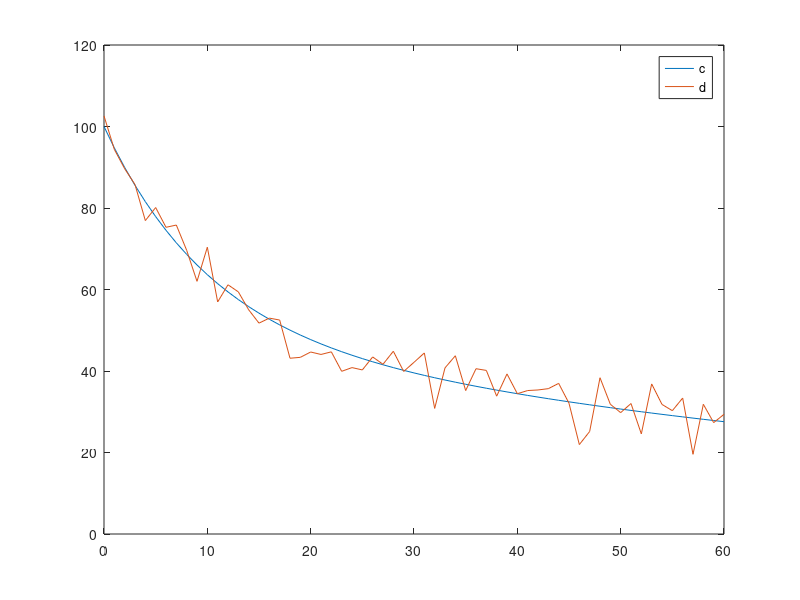
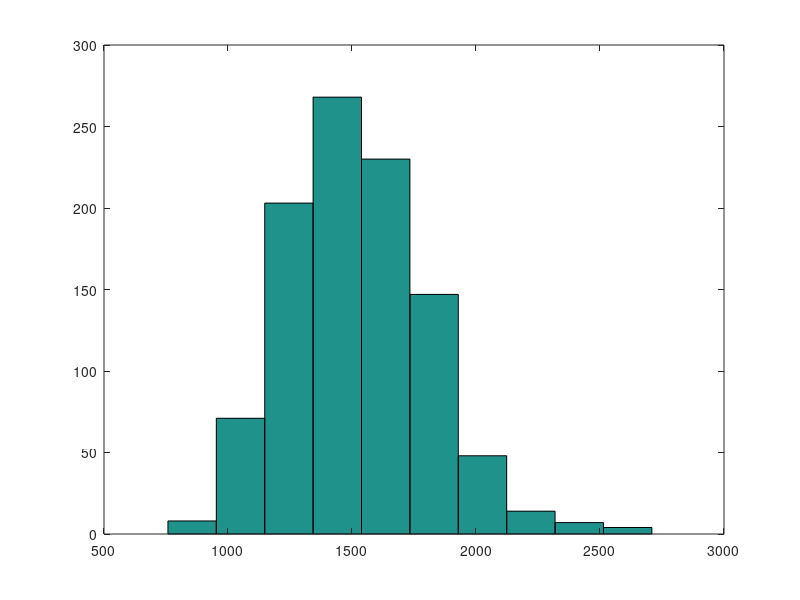

Here is the MATLAB script that generated these plots, in order:
mu = 100;
sigma = 5;

%%
x = 100;
y = cdf('Normal',x,mu,sigma);
1-y

%%
x = 95;
y = cdf('Normal',x,mu,sigma);
y

%%
x1 = 90;
x2 = 110;
y1 = cdf('Normal',x1,mu,sigma);
y2 = cdf('Normal',x2,mu,sigma);
y2-y1

%%
x = 108.225;
y = cdf('Normal',x,mu,sigma);
y

%% 
clear all
n = 1000;
mu = 0;
% sigma = 0.5;
% sigma = 1;
sigma = 1.5;
x = normrnd(mu, sigma, n, 1);
y = cos(x);
mean(y)

%%
t = 0:1:60;
A1=50;
b1=0.1;
A2=50;
b2=0.01;

c = A1*exp(-b1*t)+A2*exp(-b2*t);
noise = normrnd(0, 5, 1, size(c,2));
d = c + noise;
figure;
plot(t, c);
hold on
plot(t, d);
legend('c', 'd');

S = zeros(1000,1);
for i=1:1:1000
    c = A1*exp(-b1*t)+A2*exp(-b2*t);
    noise = normrnd(0, 5, 1, size(c,2));
    d = c + noise;
    S(i) = sum((d-c).^2);
end

figure;
hist(S);